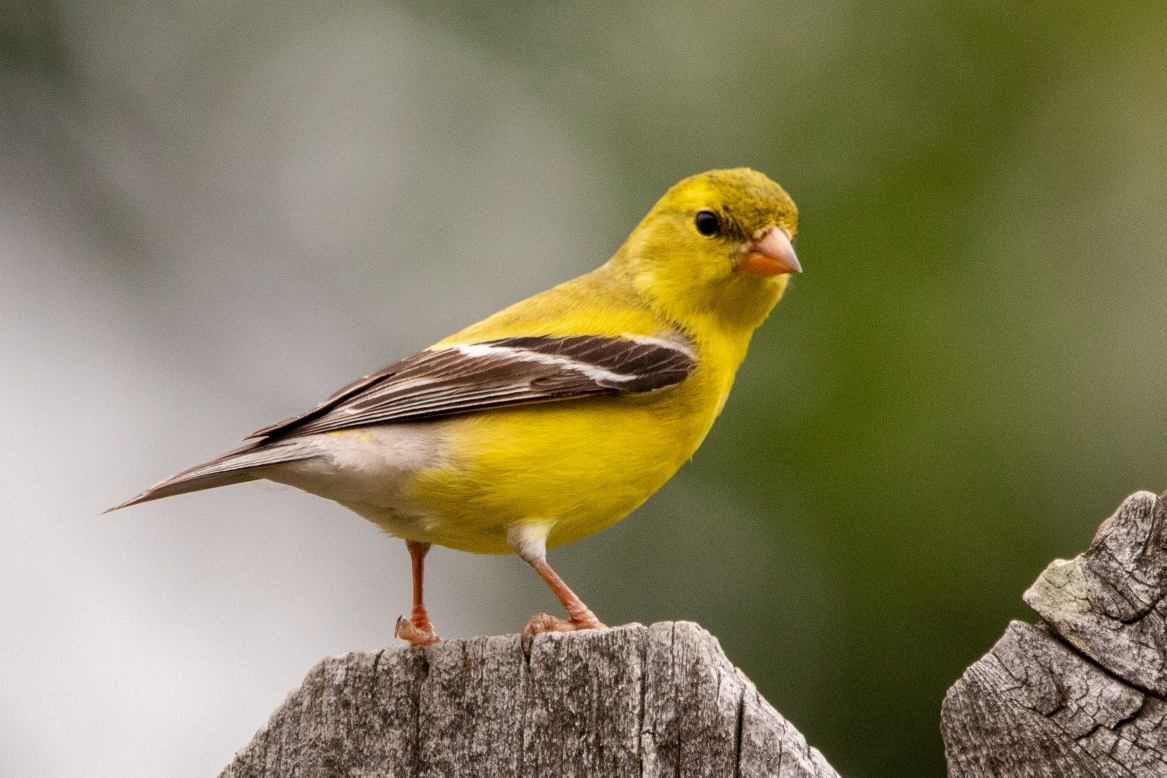
#> input picture resources/bird.jpg, 3500 x 2333 px, given in place of the camera (shown at 1/3 size)
$ python drawPoints.py
#> lines starting #> are read from the running program, lines starting #| are printed output that depends on the picture; after the words box and inside, x2 and y2 are one past the last pixel; in counts of white or black regions, pixels touching at a corner belong together
import cv2
import numpy as np

cap = cv2.VideoCapture(-1)
# orange hsv value
lower = np.array([0, 116, 123])
upper = np.array([37, 255, 255])

def findContours(mask):
    contours, hierachy = cv2.findContours(mask, cv2.RETR_EXTERNAL, cv2.CHAIN_APPROX_NONE)
    return contours

def drawContours(imgContours, contours):
    for contour in contours:
        cv2.drawContours(imgContours, contour, -1, (255, 0, 255), 3)
    return imgContours

def getBoundingbox(contours):
    x, y, w, h = 0, 0, 0, 0
    for contour in contours:
        perimeter = cv2.arcLength(contour, True)
        approximate = cv2.approxPolyDP(contour, 0.02 * perimeter, True)
        x, y, w, h = cv2.boundingRect(approximate)

    return x + w//2, y


def addPoints(img, points):
    for point in points:
        cv2.circle(img, (point[0], point[1]), 10, (255, 123, 0), cv2.FILLED)


points = []
while True:
    success, img = cap.read()
#> img is the input picture: shape (2333, 3500, 3); mean B, G, R 94.7, 127.7, 134.9
    img = cv2.resize(img, (640, 480))
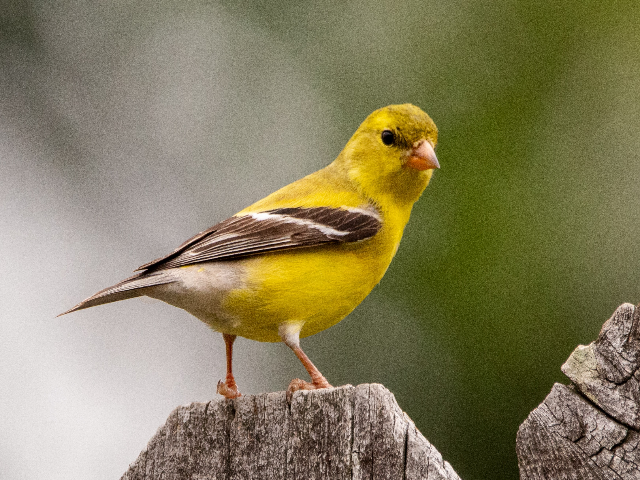
#> img: shape (480, 640, 3); mean B, G, R 94.5, 127.5, 134.8
    imgHsv = cv2.cvtColor(img, cv2.COLOR_BGR2HSV)
#> imgHsv: shape (480, 640, 3); mean H, S, V 21.4, 92.7, 136.2
    mask = cv2.inRange(imgHsv, lower, upper)
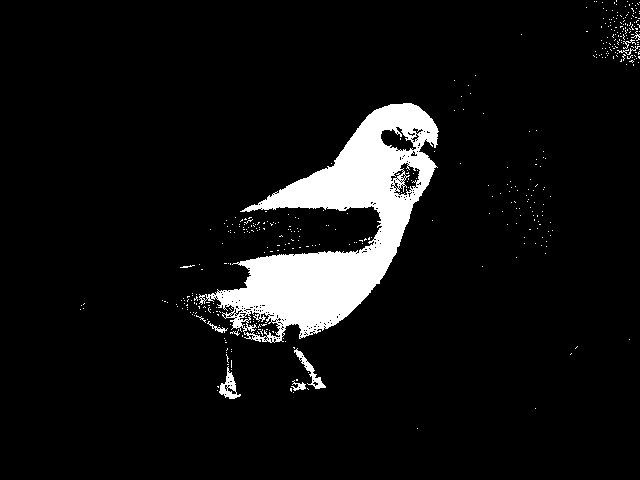
#> mask: shape (480, 640); 7.3% white; 411 white regions (401 under 20 px)
    imgBlended = cv2.bitwise_and(img, img, mask= mask)
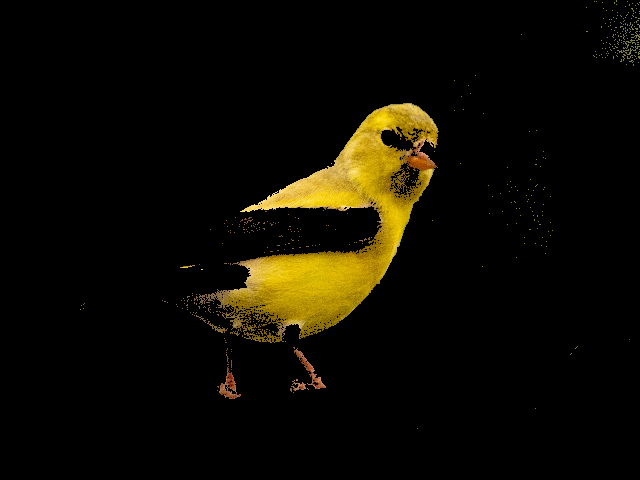
#> imgBlended: shape (480, 640, 3); mean B, G, R 2, 11.1, 13.8
    contours = findContours(mask)
#> in findContours, `contours, hierachy = cv2.findContours(mask, cv2.RETR_EXTERNAL, cv2.CHA..`: contours = 387 contours, 382 with area under 20; largest, box (x1, y1, x2, y2) and area: (199, 103, 439, 343) 22036, (219, 366, 241, 399) 281, (294, 348, 326, 389) 242, (291, 380, 306, 391) 46, (207, 321, 228, 333) 38

    imgContours = img.copy()

    imgContours = drawContours(imgContours, contours)
#> the loop in drawContours, `for contour in contours:` made 387 passes
#> contour on passes 1 to 3: [[417, 428]], [[535, 408]], [[293, 392]]
#> after the loop in drawContours, `for contour in contours:`:
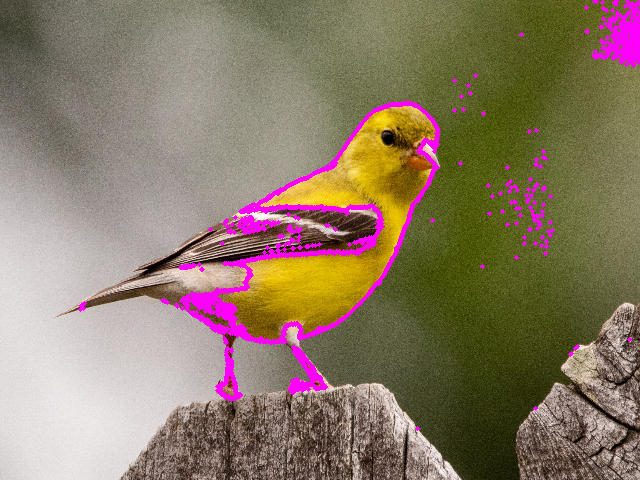
#> imgContours: shape (480, 640, 3); 3.93% of pixels changed, all inside (x1, y1, x2, y2) = (78, 0, 640, 431)
    x, y = getBoundingbox(contours)
#> the loop in getBoundingbox, `for contour in contours:` made 387 passes
#> (perimeter, x, y, w, h) on passes 1 to 3: (0, 417, 428, 1, 1), (0, 535, 408, 1, 1), (0, 293, 392, 1, 1)
#> x = 616; y = 0
    points.append([x, y])
    addPoints(imgContours, points)
#> the loop in addPoints, `for point in points:` made 1 pass
#> point on pass 1: [616, 0]

    cv2.imshow("image", imgBlended)
    cv2.imshow("countours", imgContours)
    cv2.waitKey(1)
